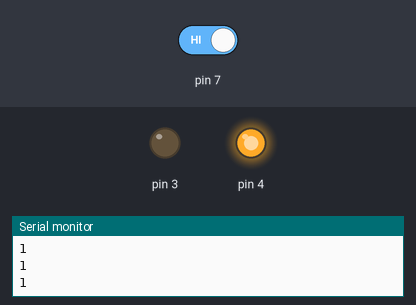
Bench run of a sketch on a simulated Arduino Uno, built with avr-gcc and run on an emulated ATmega328P. Shown: output pins drawn as LEDs (lit = HIGH), the last lines printed to the serial monitor. Inputs (shaded band) come from the test bench; at power-on: pin 7 HIGH.

Above: at 1.2 s.
1.3 s: pin 7 driven LOW
At 2.3 s:
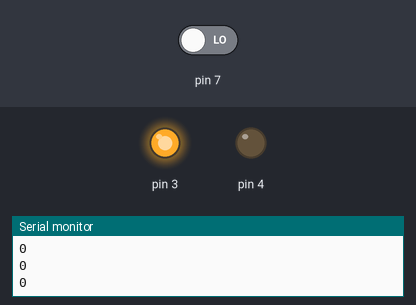
2.8 s: pin 7 driven HIGH
At 3.6 s:
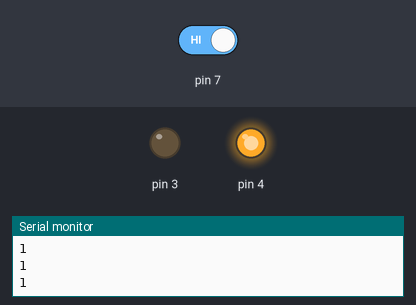
Timing chart, 0 to 5.8 s (numbered marks = the images above; inputs shaded):
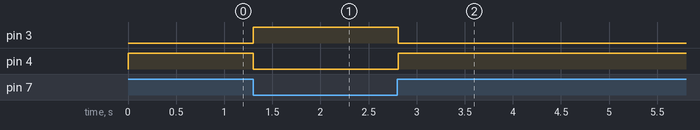

The sketch:

tilt.ino
```cpp
void setup() {
  pinMode(7, INPUT);
  pinMode(3, OUTPUT);
  pinMode(4, OUTPUT);
  Serial.begin(9600);
}


void loop() {
  int tilt = digitalRead(7);
  Serial.println(tilt);
  if (tilt == 0) {
    digitalWrite(3, HIGH);
    digitalWrite(4, LOW);
  }
  else {
    digitalWrite(3, LOW);
    digitalWrite(4, HIGH);
  }
  delay(10);
}
```

Measured:
- after the input at 1.3 s, pin 3: LOW → HIGH at once; pin 4: HIGH → LOW at once
- after the input at 2.8 s, pin 3: HIGH → LOW at once; pin 4: LOW → HIGH at once
